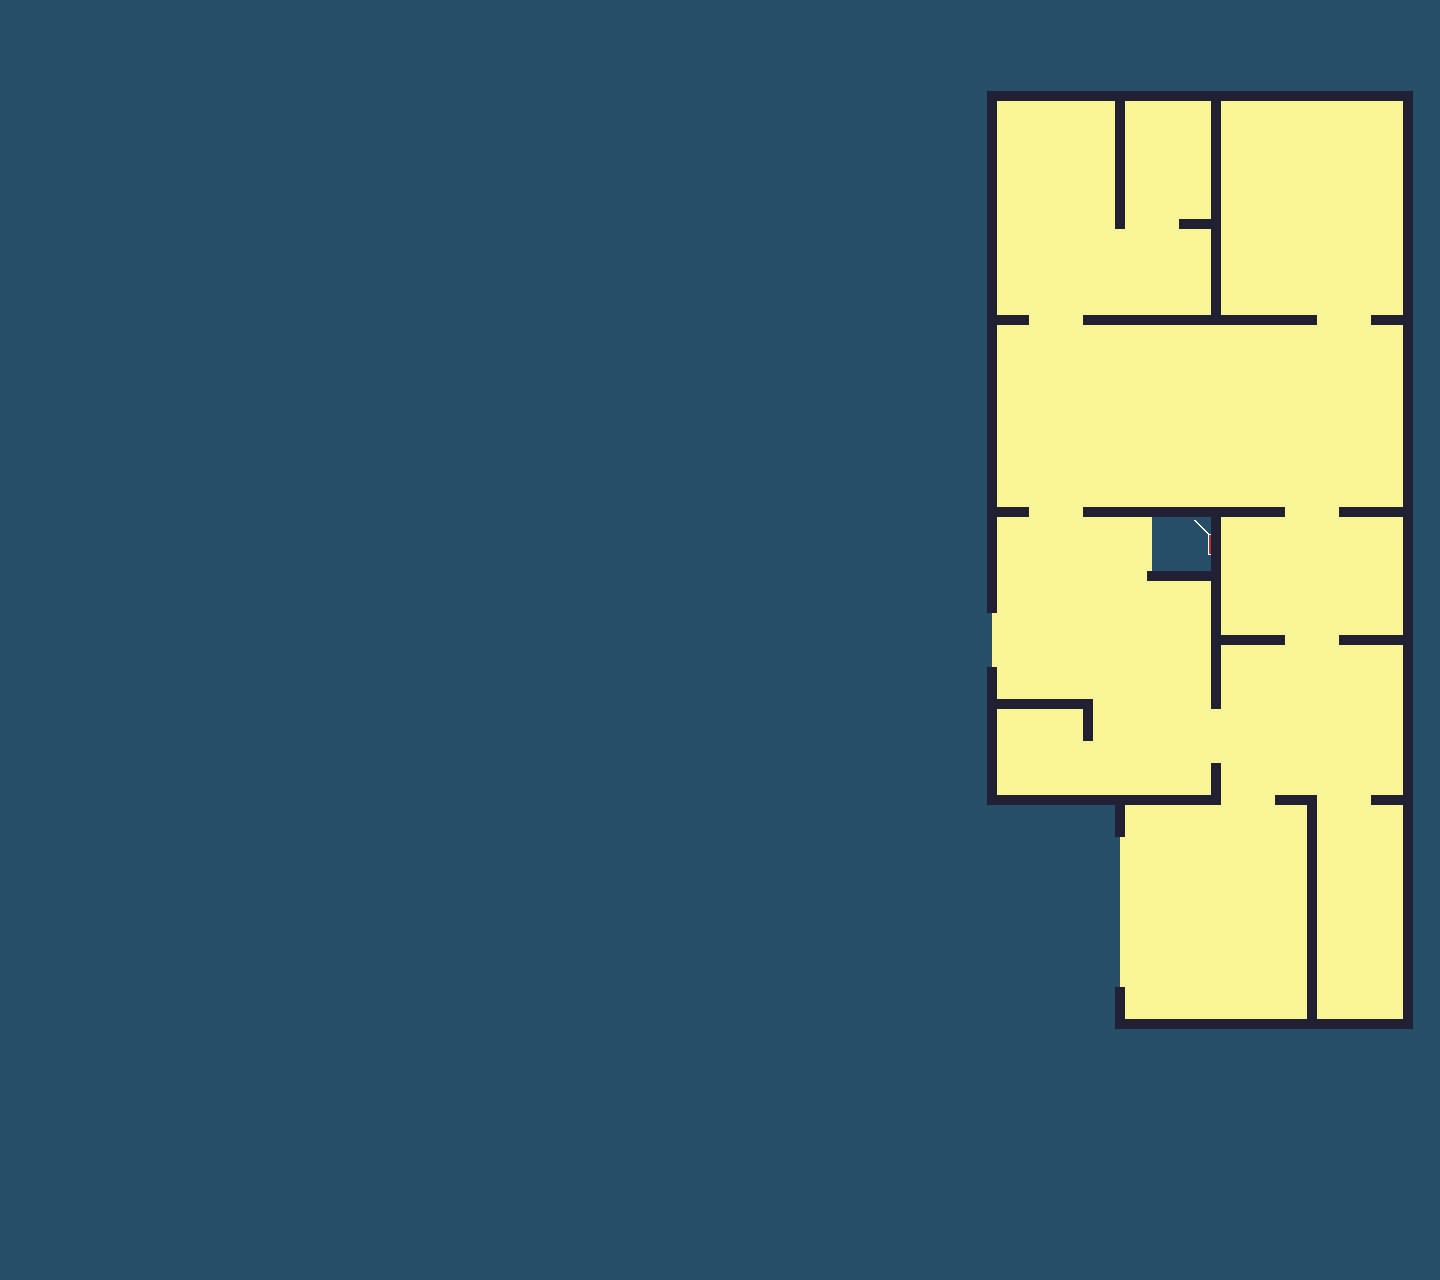

Tiled map render using the project's own tile images. Description and the map definition, with tile-layer contents summarised, below:
An orthogonal 45x40 tile map with 32x32 px tiles, 13 tile layers (background, off, garage, kitchen, ...) and 18 objects.

<map version="1.10" tiledversion="1.11.1" orientation="orthogonal" renderorder="right-down" width="45" height="40" tilewidth="32" tileheight="32" infinite="0" nextlayerid="22" nextobjectid="89">
 <editorsettings>
  <export target="BMgameJam.lua" format="lua" />
 </editorsettings>
 <tileset firstgid="1" name="lineWalls" tilewidth="32" tileheight="32" tilecount="20" columns="5">
  <image source="../art/lineWalls.png" width="160" height="128" />
  <tile id="0">
   <objectgroup draworder="index" id="2">
    <object id="1" x="27" y="0" width="5" height="32">
     <properties>
      <property name="collidable" type="bool" value="true" />
     </properties>
    </object>
   </objectgroup>
  </tile>
  <tile id="1">
   <objectgroup draworder="index" id="2">
    <object id="1" x="27" y="0" width="5" height="32">
     <properties>
      <property name="collidable" type="bool" value="true" />
     </properties>
    </object>
    <object id="2" x="0" y="0" width="27" height="5">
     <properties>
      <property name="collidable" type="bool" value="true" />
     </properties>
    </object>
   </objectgroup>
  </tile>
  <tile id="2">
   <objectgroup draworder="index" id="2">
    <object id="2" x="27" y="0" width="5" height="5">
     <properties>
      <property name="collidable" type="bool" value="true" />
     </properties>
    </object>
   </objectgroup>
  </tile>
  <tile id="5">
   <objectgroup draworder="index" id="2">
    <object id="1" x="0" y="0" width="32" height="5">
     <properties>
      <property name="collidable" type="bool" value="true" />
     </properties>
    </object>
   </objectgroup>
  </tile>
  <tile id="6">
   <objectgroup draworder="index" id="2">
    <object id="1" x="0" y="0" width="5" height="32">
     <properties>
      <property name="collidable" type="bool" value="true" />
     </properties>
    </object>
   </objectgroup>
  </tile>
  <tile id="7">
   <objectgroup draworder="index" id="2">
    <object id="1" x="0" y="27" width="32" height="5">
     <properties>
      <property name="collidable" type="bool" value="true" />
     </properties>
    </object>
   </objectgroup>
  </tile>
  <tile id="8">
   <objectgroup draworder="index" id="2">
    <object id="1" x="0" y="0" width="5" height="32">
     <properties>
      <property name="collidable" type="bool" value="true" />
     </properties>
    </object>
    <object id="2" x="5" y="0" width="27" height="5">
     <properties>
      <property name="collidable" type="bool" value="true" />
     </properties>
    </object>
   </objectgroup>
  </tile>
  <tile id="9">
   <objectgroup draworder="index" id="2">
    <object id="1" x="0" y="0" width="5" height="32">
     <properties>
      <property name="collidable" type="bool" value="true" />
     </properties>
    </object>
    <object id="2" x="5" y="27" width="27" height="5">
     <properties>
      <property name="collidable" type="bool" value="true" />
     </properties>
    </object>
   </objectgroup>
  </tile>
  <tile id="10">
   <objectgroup draworder="index" id="2">
    <object id="1" x="27" y="0" width="5" height="32">
     <properties>
      <property name="collidable" type="bool" value="true" />
     </properties>
    </object>
    <object id="2" x="0" y="27" width="27" height="5">
     <properties>
      <property name="collidable" type="bool" value="true" />
     </properties>
    </object>
   </objectgroup>
  </tile>
  <tile id="11">
   <objectgroup draworder="index" id="2">
    <object id="1" x="0" y="0" width="5" height="5">
     <properties>
      <property name="collidable" type="bool" value="true" />
     </properties>
    </object>
   </objectgroup>
  </tile>
  <tile id="12">
   <objectgroup draworder="index" id="2">
    <object id="1" x="0" y="27" width="5" height="5">
     <properties>
      <property name="collidable" type="bool" value="true" />
     </properties>
    </object>
   </objectgroup>
  </tile>
  <tile id="13">
   <objectgroup draworder="index" id="2">
    <object id="1" x="27" y="27" width="5" height="5">
     <properties>
      <property name="collidable" type="bool" value="true" />
     </properties>
    </object>
   </objectgroup>
  </tile>
  <wangsets>
   <wangset name="corner" type="corner" tile="-1">
    <wangcolor name="wall" color="#ff0000" tile="-1" probability="1" />
    <wangtile tileid="0" wangid="0,1,0,1,0,0,0,0" />
    <wangtile tileid="1" wangid="0,1,0,1,0,0,0,1" />
    <wangtile tileid="2" wangid="0,1,0,0,0,0,0,0" />
    <wangtile tileid="5" wangid="0,1,0,0,0,0,0,1" />
    <wangtile tileid="6" wangid="0,0,0,0,0,1,0,1" />
    <wangtile tileid="7" wangid="0,0,0,1,0,1,0,0" />
    <wangtile tileid="8" wangid="0,1,0,0,0,1,0,1" />
    <wangtile tileid="9" wangid="0,0,0,1,0,1,0,1" />
    <wangtile tileid="10" wangid="0,1,0,1,0,1,0,0" />
    <wangtile tileid="11" wangid="0,0,0,0,0,0,0,1" />
    <wangtile tileid="12" wangid="0,0,0,0,0,1,0,0" />
    <wangtile tileid="13" wangid="0,0,0,1,0,0,0,0" />
   </wangset>
   <wangset name="edge" type="edge" tile="-1">
    <wangcolor name="wall" color="#ff0000" tile="-1" probability="1" />
    <wangtile tileid="0" wangid="1,0,0,0,1,0,0,0" />
    <wangtile tileid="1" wangid="0,0,0,0,1,0,1,0" />
    <wangtile tileid="2" wangid="1,0,1,0,0,0,0,0" />
   </wangset>
  </wangsets>
 </tileset>
 <layer id="17" name="background" width="45" height="40">
  <data>[1800 cells, 1800 non-empty, 1 distinct tile ids]</data>
 </layer>
 <layer id="3" name="off" width="45" height="40">
  <data>[1800 cells, 347 non-empty, 3 distinct tile ids]</data>
 </layer>
 <layer id="6" name="garage" width="45" height="40">
  <data>[1800 cells, 42 non-empty, 1 distinct tile ids]</data>
 </layer>
 <layer id="8" name="kitchen" width="45" height="40">
  <data>[1800 cells, 30 non-empty, 1 distinct tile ids]</data>
 </layer>
 <layer id="9" name="dining" width="45" height="40">
  <data>[1800 cells, 24 non-empty, 1 distinct tile ids]</data>
 </layer>
 <layer id="10" name="living" width="45" height="40">
  <data>[1800 cells, 78 non-empty, 1 distinct tile ids]</data>
 </layer>
 <layer id="11" name="bed1" width="45" height="40">
  <data>[1800 cells, 42 non-empty, 1 distinct tile ids]</data>
 </layer>
 <layer id="12" name="bed2" width="45" height="40">
  <data>[1800 cells, 37 non-empty, 1 distinct tile ids]</data>
 </layer>
 <layer id="13" name="bath2" width="45" height="40">
  <data>[1800 cells, 12 non-empty, 1 distinct tile ids]</data>
 </layer>
 <layer id="14" name="entry" width="45" height="40">
  <data>[1800 cells, 50 non-empty, 1 distinct tile ids]</data>
 </layer>
 <layer id="15" name="bath1" width="45" height="40">
  <data>[1800 cells, 9 non-empty, 1 distinct tile ids]</data>
 </layer>
 <layer id="19" name="foyer" width="45" height="40">
  <data>[1800 cells, 21 non-empty, 1 distinct tile ids]</data>
 </layer>
 <layer id="20" name="walls" width="45" height="40">
  <data>[1800 cells, 284 non-empty, 12 distinct tile ids]</data>
 </layer>
 <objectgroup id="16" name="Object Layer 1">
  <object id="1" x="960" y="608" width="32" height="64">
   <properties>
    <property name="collidable" type="bool" value="true" />
   </properties>
  </object>
  <object id="3" x="1088" y="832" width="32" height="160">
   <properties>
    <property name="collidable" type="bool" value="true" />
   </properties>
  </object>
 </objectgroup>
</map>